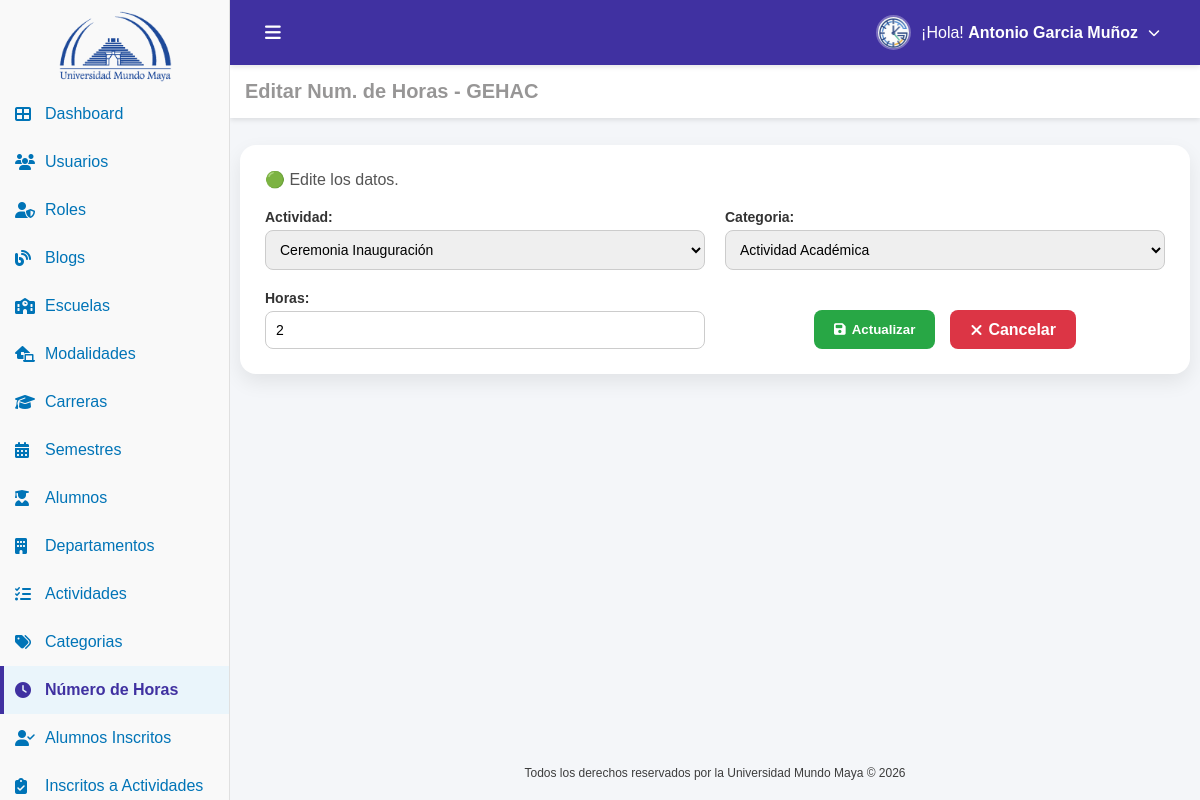
Screenshot of /horas_editar.php?id=16 (signed in) with the database file from the repository.
### tables this page shows
CREATE TABLE IF NOT EXISTS `usuario` (
  `id_usuario` int NOT NULL AUTO_INCREMENT,
  `nombre` varchar(100) NOT NULL,
  `nombre_s` varchar(100) DEFAULT NULL,
  `apellido_p` varchar(100) DEFAULT NULL,
  `apellido_m` varchar(100) DEFAULT NULL,
  `matricula` varchar(100) DEFAULT NULL,
  `estado` tinyint(1) NOT NULL DEFAULT '1',
  `correo` varchar(100) NOT NULL,
  `password` varchar(100) NOT NULL,
  `id_carrera` int DEFAULT NULL,
  `id_modalidad` int DEFAULT NULL,
  `id_rol` int DEFAULT NULL,
  `fecha_registro` datetime DEFAULT CURRENT_TIMESTAMP,
  PRIMARY KEY (`id_usuario`) USING BTREE,
  UNIQUE KEY `correo` (`correo`),
  KEY `fk_usuario_carrera` (`id_carrera`) USING BTREE,
  KEY `fk_usuario_modalidad` (`id_modalidad`) USING BTREE,
  KEY `fk_usuario_rol` (`id_rol`) USING BTREE,
  CONSTRAINT `fk_usuario_carrera` FOREIGN KEY (`id_carrera`) REFERENCES `carrera` (`id_carrera`),
  CONSTRAINT `fk_usuario_modalidad` FOREIGN KEY (`id_modalidad`) REFERENCES `modalidad` (`id_modalidad`),
  CONSTRAINT `fk_usuario_rol` FOREIGN KEY (`id_rol`) REFERENCES `rol` (`id_rol`)
);

CREATE TABLE IF NOT EXISTS `hora` (
  `id_hora` int NOT NULL AUTO_INCREMENT,
  `id_actividad` int NOT NULL,
  `id_categoria` int NOT NULL,
  `horas` bigint NOT NULL,
  `fecha_registro` datetime DEFAULT CURRENT_TIMESTAMP,
  PRIMARY KEY (`id_hora`),
  KEY `fk_hora_actividad` (`id_actividad`),
  KEY `fk_hora_categoria` (`id_categoria`),
  CONSTRAINT `fk_hora_actividad` FOREIGN KEY (`id_actividad`) REFERENCES `actividad` (`id_actividad`),
  CONSTRAINT `fk_hora_categoria` FOREIGN KEY (`id_categoria`) REFERENCES `categoria` (`id_categoria`)
);

CREATE TABLE IF NOT EXISTS `actividad` (
  `id_actividad` int NOT NULL AUTO_INCREMENT,
  `nombre` varchar(100) NOT NULL,
  `hora_inicio` time NOT NULL,
  `hora_fin` time NOT NULL,
  `fecha` date NOT NULL,
  `lugar` varchar(200) NOT NULL DEFAULT '',
  `ponente` varchar(200) NOT NULL DEFAULT '',
  `descripcion` text NOT NULL,
  `imagen` varchar(200) NOT NULL DEFAULT '',
  `id_departamento` int NOT NULL,
  `id_semestre` int NOT NULL,
  `fecha_registro` datetime DEFAULT CURRENT_TIMESTAMP,
  `cupo` int DEFAULT NULL,
  `estado` tinyint(1) DEFAULT '1',
  PRIMARY KEY (`id_actividad`),
  KEY `fk_actividad_departamento` (`id_departamento`),
  KEY `fk_actividad_semestre` (`id_semestre`),
  CONSTRAINT `fk_actividad_departamento` FOREIGN KEY (`id_departamento`) REFERENCES `departamento` (`id_departamento`),
  CONSTRAINT `fk_actividad_semestre` FOREIGN KEY (`id_semestre`) REFERENCES `semestre` (`id_semestre`)
);

CREATE TABLE IF NOT EXISTS `categoria` (
  `id_categoria` int NOT NULL AUTO_INCREMENT,
  `nombre` varchar(100) NOT NULL,
  `fecha_registro` datetime DEFAULT (now()),
  PRIMARY KEY (`id_categoria`)
);

### conf.php (called while the page is built, shortened)
<?php
function tiene_permiso($archivo_php, $accion = 'VER') {
    if (isset($_SESSION['permisos'][$archivo_php])) {
        return in_array($accion, $_SESSION['permisos'][$archivo_php]);
    }
    return false;
}

### auth.php (called while the page is built, shortened)
<?php
require_once('conf.php');
$id_usuario=$_SESSION['id_usuario'];
include('conexion.php');
$sql="
SELECT
u.nombre,
u.nombre_s,
u.apellido_p,
u.apellido_m,
u.correo,
u.id_rol,
u.id_carrera,
u.id_modalidad,
r.nombre AS rol
FROM usuario u
INNER JOIN rol r ON u.id_rol = r.id_rol
WHERE u.id_usuario=?
";
$stmt=$conn->prepare($sql);
$stmt->bind_param("i",$id_usuario);
$stmt->execute();
$result=$stmt->get_result();
if($result && $fila=$result->fetch_assoc()){
    $nombreCompleto=trim(
        $fila['nombre']." ".
        $fila['nombre_s']." ".
        $fila['apellido_p']." ".
        $fila['apellido_m']
    );
}else{
    $nombreCompleto="Usuario";
    $rol="Sin rol";
    $id_rol=0;
}
?>

### horas_editar.php (the view, shortened to what this page needs)
<?php
include("auth.php");
include("conexion.php");
$id_hora = intval($_GET['id']);
$stmt = $conn->prepare("SELECT * FROM hora WHERE id_hora = ?");
$stmt->bind_param("i", $id_hora);
$stmt->execute();
$result = $stmt->get_result();
$hora = $result->fetch_assoc();
$actividades = [];
$sql_actividades = "
    SELECT a.id_actividad, a.nombre
    FROM actividad a
    LEFT JOIN hora h ON a.id_actividad = h.id_actividad AND h.id_hora != ?
    WHERE h.id_actividad IS NULL OR a.id_actividad = ?
    ORDER BY a.nombre ASC
";
$stmt_activ = $conn->prepare($sql_actividades);
$stmt_activ->bind_param("ii", $id_hora, $hora['id_actividad']);
$stmt_activ->execute();
$result_activ = $stmt_activ->get_result();
while ($row = $result_activ->fetch_assoc()) $actividades[] = $row;
$categorias = [];
$result_cat = $conn->query("SELECT id_categoria, nombre FROM categoria ORDER BY nombre ASC");
if ($result_cat) while ($row = $result_cat->fetch_assoc()) $categorias[] = $row;
?>
<!DOCTYPE html>
<html lang="es">
<head>
    <link rel="stylesheet" href="css/horas_crear.css">
    <link href="https://cdn.jsdelivr.net/npm/remixicon@4.5.0/fonts/remixicon.css" rel="stylesheet"/>
    <link rel="stylesheet" href="https://cdnjs.cloudflare.com/ajax/libs/font-awesome/6.5.0/css/all.min.css">
</head>
<body>
    <div class="sidebar" id="sidebar">
        <a href="dashboard.php" class="logo-link">
            <div class="logo-container">
                <img src="img/uni_4.png" alt="Logo UMMA" class="logo">
            </div>
        </a>
        <ul>
            <li>
                <a href="dashboard.php" >
                    <i class="fas fa-th-large" ></i>
                    <span> Dashboard</span>
                </a>
            </li>
            <?php if (tiene_permiso('usuarios.php', 'VER')): ?>
            <li>
                <a href="usuarios.php" >
                    <i class="fas fa-users" ></i>
                    <span>Usuarios</span>
                </a>
            </li>
            <?php endif; ?>
            <?php if (tiene_permiso('roles.php', 'VER')): ?>
            <li>
                <a href="roles.php">
                    <i class="fas fa-user-shield" ></i>
                    <span>Roles</span>
                </a>
            </li>
            <?php endif; ?>
            <?php if (tiene_permiso('blogs.php', 'VER')): ?>
            <li>
                <a href="blogs.php"  >
                    <i class="fas fa-blog" ></i>
                    <span>Blogs</span>
                </a>
            </li>
            <?php endif; ?>
            <?php if (tiene_permiso('escuelas.php', 'VER')): ?>
            <li>
                <a href="escuelas.php" >
                    <i class="fas fa-school"></i>
                    <span>Escuelas</span>
                </a>
            </li>
            <?php endif; ?>
            <?php if (tiene_permiso('modalidades.php', 'VER')): ?>
            <li>
                <a href="modalidades.php" >
                    <i class="fas fa-laptop-house"  ></i>
                    <span>Modalidades</span>
                </a>
            </li>
            <?php endif; ?>
            <?php if (tiene_permiso('carreras.php', 'VER')): ?>
            <li>
                <a href="carreras.php" >
                    <i class="fas fa-graduation-cap" ></i>
                    <span>Carreras</span>
                </a>
            </li>
            <?php endif; ?>
            <?php if (tiene_permiso('semestres.php', 'VER')): ?>
            <li>
                <a href="semestres.php" >
                    <i class="fas fa-calendar-alt" ></i>
                    <span>Semestres</span>
                </a>
            </li>
            <?php endif; ?>
            <?php if (tiene_permiso('alumnos.php', 'VER')): ?>
            <li>
                <a href="alumnos.php" >
                    <i class="fas fa-user-graduate" ></i>
                    <span>Alumnos</span>
                </a>
            </li>
            <?php endif; ?>
            <?php if (tiene_permiso('departamentos.php', 'VER')): ?>
            <li>
                <a href="departamentos.php" >
                    <i class="fas fa-building" ></i>
                    <span>Departamentos</span>
                </a>
            </li>
            <?php endif; ?>
            <?php if (tiene_permiso('actividades.php', 'VER')): ?>
            <li>
                <a href="actividades.php">
                    <i class="fas fa-tasks" ></i>
                    <span>Actividades</span>
                </a>
            </li>
            <?php endif; ?>
            <?php if (tiene_permiso('categorias.php', 'VER')): ?>
            <li>
                <a href="categorias.php"  >
                    <i class="fas fa-tags" ></i>
                    <span>Categorias</span>
                </a>
            </li>
            <?php endif; ?>
            <?php if (tiene_permiso('horas.php', 'VER')): ?>
            <li>
                <a href="horas.php" class="active">
                    <i class="fas fa-clock" style="color:#4031a1"></i>
                    <span>Número de Horas</span>
                </a>
            </li>
            <?php endif; ?>
            <?php if (tiene_permiso('alumnos_inscritos.php', 'VER')): ?>
            <li>
                <a href="alumnos_inscritos.php">
                    <i class="fas fa-user-check"></i>
                    <span>Alumnos Inscritos</span>
                </a>
            </li>
            <?php endif; ?>
            <?php if (tiene_permiso('inscritos_actividades.php', 'VER')): ?>
            <li>
                <a href="inscritos_actividades.php">
                    <i class="fas fa-clipboard-check"></i>
                    <span>Inscritos a Actividades</span>
                </a>
            </li>
            <?php endif; ?>
        </ul>
    </div>
    <main class="contenido">
        <header class="top-header">
            <div class="header-left">
                <button id="toggle-btn">
                    <i class="fas fa-bars"></i>
                </button>
            </div>
            <div class="header-right">
                <ul>
                    <li class="submenu">
                        <a href="#" class="submenu-toggle">
                            <img src="img/gehac.png" alt="Usuario" class="menu-avatar">
                            <span>¡Hola! <strong> <?php echo $nombreCompleto; ?></strong></span>
                            <i class="fas fa-chevron-down submenu-arrow"></i>
                        </a>
                    </li>
                </ul>
            </div>
        </header>
        <section class="dashboard-section">
            <div class="header-title">
                <h3>Editar Num. de Horas - GEHAC</h3>
            </div>
        </section>
        <section class="content-wrapper">
            <div class="card">
                <div class="estado-section">
                        <p>
                            🟢 Edite los datos.
                        </p>
                        <form action="" method="POST" enctype="multipart/form-data" class="form-producto">
                            <div class="form-group">
                                <label>Actividad:</label>
                                <select name="id_actividad" required>
                                    <?php foreach($actividades as $act): ?>
                                        <option value="<?= $act['id_actividad'] ?>"
                                            <?= $act['id_actividad'] == $hora['id_actividad'] ? 'selected' : '' ?>>
                                            <?= htmlspecialchars($act['nombre']) ?>
                                        </option>
                                    <?php endforeach; ?>
                                </select>
                            </div>
                            <div class="form-group">
                                <label>Categoria:</label>
                                <select name="id_categoria" required>
                                    <?php foreach($categorias as $cat): ?>
                                        <option value="<?= $cat['id_categoria'] ?>"
                                            <?= $cat['id_categoria'] == $hora['id_categoria'] ? 'selected' : '' ?>>
                                            <?= htmlspecialchars($cat['nombre']) ?>
                                        </option>
                                    <?php endforeach; ?>
                                </select>
                            </div>
                            <div class="form-group">
                                <label>Horas:</label>
                                <input type="number" name="horas" required value="<?= htmlspecialchars($hora['horas']) ?>">
                            </div>
                            <div class="form-buttons">
                                <button type="submit" name="guardar">
                                    <i class="fas fa-save"></i> Actualizar
                                </button>
                                <a href="horas.php">
                                    <i class="fas fa-times"></i> Cancelar
                                </a>
                            </div>
                        </form>
                    </div>
            </div>
        </section>
        <footer class="footer">
            <p class="copy">Todos los derechos reservados por la Universidad Mundo Maya © 2026</p>
        </footer>
    </main>
</body>
</html>

### rows the page displays
usuario: nombreCompleto "Antonio Garcia Muñoz"
hora: id_actividad "Ceremonia Inauguración", id_categoria "Actividad Académica", horas "2"
